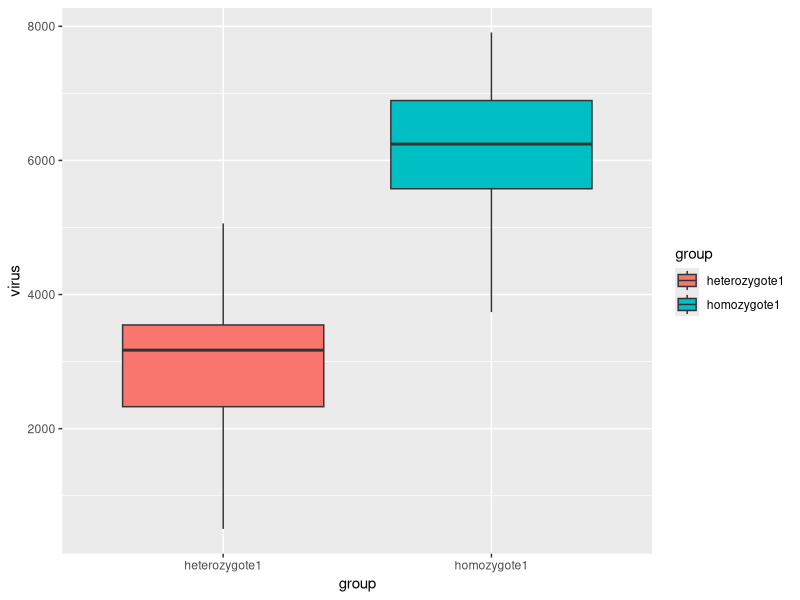
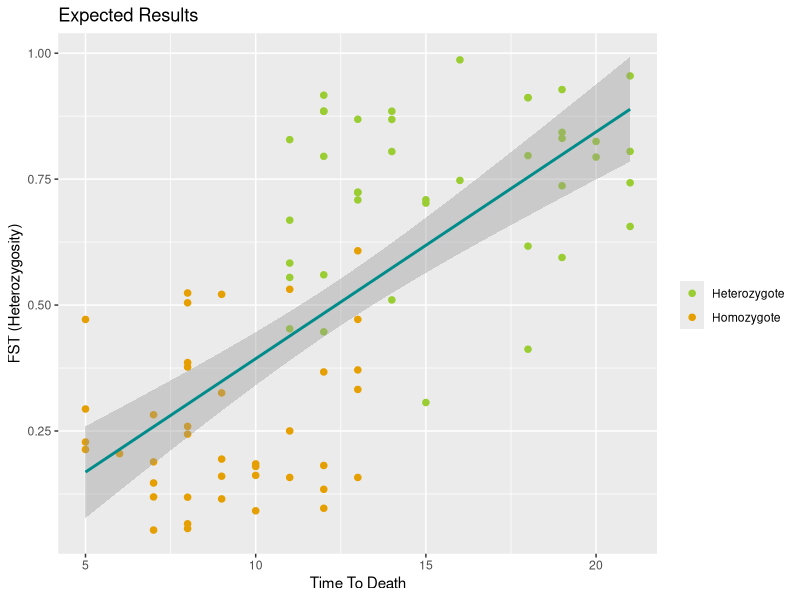

These figures' R source, in order:
## ---- chunk 1
# ---------------------------
# Homework 9
# 07 Apr 21
# MJD
# ---------------------------

# preliminaries ------------------------------
library(tidyr)
library(ggplot2)
################################


#-----------------------------------------
# FUNCTION FakeData
# description: makes a hypothetical data set for tadpoles (homozygotes & hterozygotes)
# inputs: mean
#         sample size
#         standard deviation
# outputs: a dataframe of homozygote and heterozygote viral load
##############################


fakeData <- function(meanHomo=6000, sampleSize=40, sdHomo=1000,meanHet = 3000, sdHet=1000){
  
 homozygote1 <- rnorm(n=sampleSize,meanHomo,sdHomo)
 heterozygote1 <- rnorm(n=sampleSize,meanHet,sdHet)
 
 df <- data.frame(homozygote1, heterozygote1)
 df2 <- gather(df,group,virus)
 
  return(df2)
  
} # end of FakeData
#-----------------------------------------
df1 <- fakeData()

#-----------------------------------------
# FUNCTION ANOVA
# description: Make an anova with the fake data
# inputs: df2 
# outputs: p value
##############################

ANOVA <- function(data=df1){
  
  anova <- aov(virus~group, data)
  
  return(cat("P = ", summary(anova)[[1]][["Pr(>F)"]][1]))
  
} # end of ANOVA
#-----------------------------------------
new_anova <- ANOVA()


#-----------------------------------------
# FUNCTION boxPlot
# description: make a barPlot from data frame
# inputs: anova
# outputs: bar plot
##############################

boxPlot <- function(data=df1){
  
  p1 <- ggplot(data, mapping=aes(x=group,y=virus, fill=group)) + geom_boxplot()
  
  return(p1)
  
} # end of barPlot
#-----------------------------------------
boxPlot()

## ---- chunk 2

# Modified Data ------------------------------


#-----------------------------------------
# FUNCTION FakeData2
# description: makes a hypothetical data set for FST and Time to Death
# inputs: mean
#         sample size
#         standard deviation
# outputs: 
##############################
fakeData2 <- function(meanHomo=6000, sampleSize=40, sdHomo=1000,meanHet = 3000, sdHet=1000){
  
  homozygote1 <- rnorm(n=sampleSize,meanHomo,sdHomo)
  heterozygote1 <- rnorm(n=sampleSize,meanHet,sdHet)
  
  df <- data.frame(homozygote1, heterozygote1)
  df2 <- gather(df,group,virus)
  
  
  FST <- c(rbeta(n=sampleSize, shape1=2, shape2=5), rbeta(n=sampleSize, shape1=5, shape2=2))
  TimeToDeath <- c(sample(5:13,size=40, replace=TRUE),sample(11:21, size=40,replace=TRUE))
  
  df3 <- data.frame(group=df2$group, FST, TimeToDeath)
  
  return(df3)
}
df3 <- fakeData2() 

#-----------------------------------------
# FUNCTION myHist
# description: make a histogram from data frame 3 with FST and Time to death
# inputs: df3 
# outputs: histogram
##############################

myScatterplot <- function(data=df3){
  
  p1 <- ggplot(data, aes(x=TimeToDeath,y=FST,  color=group)) + 
    geom_point(size=3,shape=20) + 
    geom_smooth(method=lm, color="cyan4") + 
    labs(title="Expected Results", x ="Time To Death", y = "FST (Heterozygosity)",color="") +
   scale_color_manual(values=c("olivedrab3", "#E69F00"),labels=c("Heterozygote", "Homozygote"))

  
 #  groupColors=c("aquamarine","darkseagreen3")
  return(p1)
  
} # end of barPlot
#-----------------------------------------
myScatterplot()


                      
